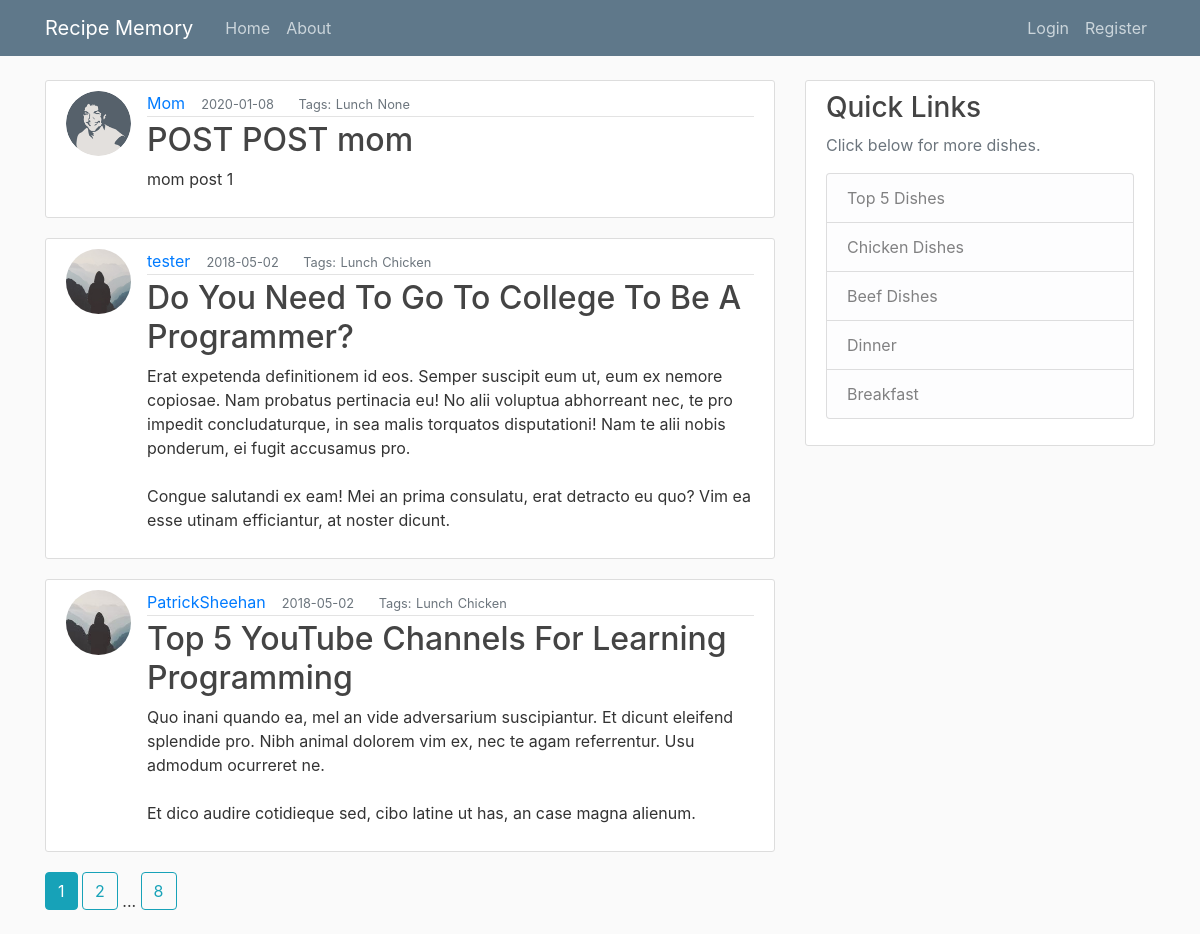
The app's page /home, older data.
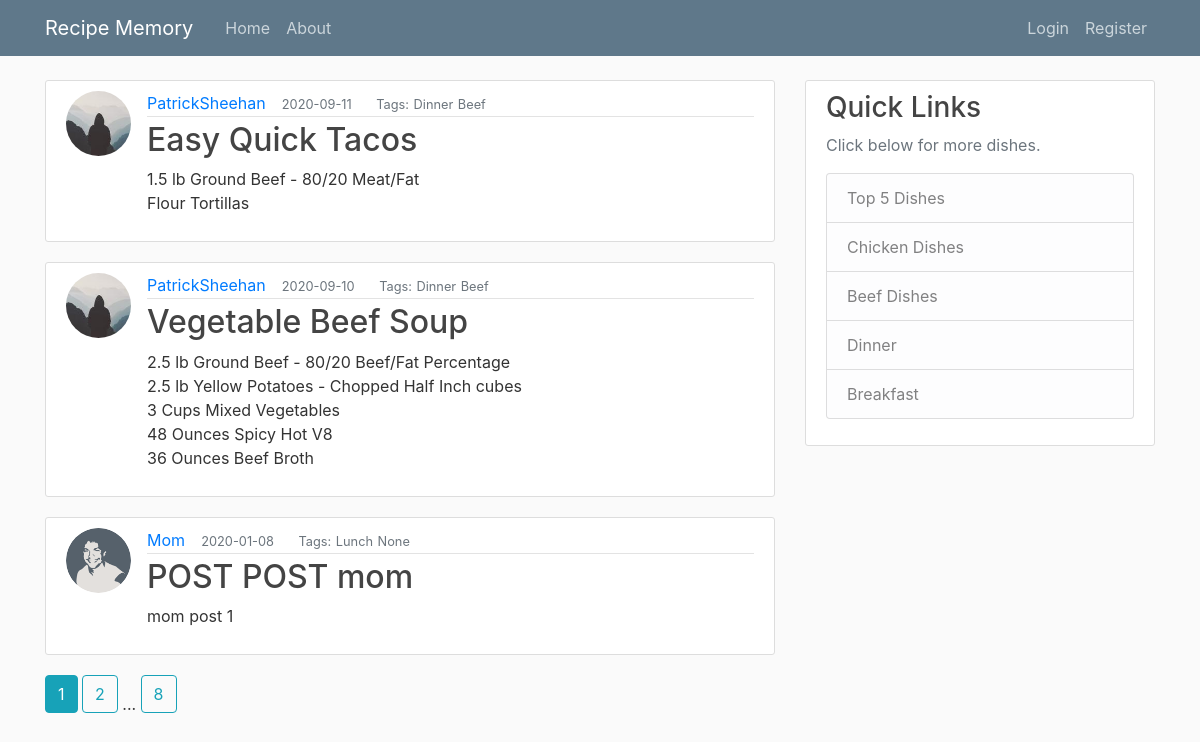
The same page, newer data.
### flaskblog/models.py (models this page shows, shortened)
class Post(db.Model):
    id = db.Column(db.Integer, primary_key=True)
    title = db.Column(db.String(120), nullable=False)
    date_posted = db.Column(db.DateTime, nullable=False, default=datetime.utcnow)
    mealType = db.Column(db.String(20), default="Dinner", nullable=True)
    mainIngredient = db.Column(db.String(35), default="Chicken", nullable=True)
    content = db.Column(db.Text, nullable=False)
    user_id = db.Column(db.Integer, db.ForeignKey('user.id'), nullable=False)

class User(db.Model, UserMixin):
    id = db.Column(db.Integer, primary_key=True)
    username = db.Column(db.String(20), unique=True, nullable=False)
    email = db.Column(db.String(120), unique=True, nullable=False)
    image_file = db.Column(db.String(20), nullable=False, default='default.jpg')
    password = db.Column(db.String(60), nullable=False)
    posts = db.relationship('Post', backref='author', lazy=True)

### flaskblog/main/routes.py (the view)
@main.route('/')
@main.route('/home')
def home():
    page = request.args.get('page', 1, type=int)
    posts = Post.query.order_by(Post.date_posted.desc()).paginate(page=page, per_page=3)
    return render_template('home.html', posts=posts)

### flaskblog/templates/home.html
{% extends "layouts.html" %}
{% block content %}
{% for post in posts.items %}
    <article class="media content-section">
      <img class="rounded-circle article-img" src="{{ url_for('static', filename='profile_pics/' + post.author.image_file) }}">
      <div class="media-body">
        <div class="article-metadata">
          <a class="mr-2" href="{{ url_for('users.user_posts', username=post.author.username) }}">{{ post.author.username }}</a>
          <small class="text-muted"> &nbsp;{{ post.date_posted.strftime('%Y-%m-%d') }}</small>
          <small class="text-muted"> &emsp;&nbsp; Tags:</small>
          <b><small class="text-muted">{{ post.mealType }}</small></b>
          <b><small class="text-muted">{{ post.mainIngredient }}</small></b>
        </div>
        <h2><a class="article-title" href="{{ url_for('posts.post', post_id=post.id) }}">{{ post.title }}</a></h2>
        <p class="article-content">{{ post.content }}</p>
      </div>
    </article>
{% endfor %}
{% for page_num in posts.iter_pages(left_edge=1, right_edge=1, left_current=1, right_current=2) %}
  {% if page_num %}
    {% if posts.page == page_num %}
      <a class="btn btn-info mb-4" href="{{ url_for('main.home', page=page_num) }}">{{ page_num }}</a>
    {% else %}
      <a class="btn btn-outline-info mb-4" href="{{ url_for('main.home', page=page_num) }}">{{ page_num }}</a>
    {% endif %}
  {% else %}
    ...
  {% endif %}
{% endfor %}
{% endblock content %}

Row changes from the older to the newer data that the page shows:
no longer on this page (row unchanged): Post: image_file (placeholder picture), author.username "tester", date_posted "2018-05-02", mealType "Lunch", mainIngredient "Chicken", title "Do You Need To Go To College To Be A Programmer?", content "Erat expetenda definitionem id eos. Semper suscipit eum ut, eum ex nemore copiosae. Nam probatus pertinacia eu! No alii voluptua abhorreant nec, te pro impedit concludaturque, in sea malis torquatos disputationi! Nam te alii nobis ponderum, ei fugit accusamus pro. Congue salutandi ex eam! Mei an prima consulatu, erat detracto eu quo? Vim ea esse utinam efficiantur, at noster dicunt."
removed Post: image_file (picture), author.username "PatrickSheehan", date_posted "2018-05-02", mealType "Lunch", mainIngredient "Chicken", title "Top 5 YouTube Channels For Learning Programming", content "Quo inani quando ea, mel an vide adversarium suscipiantur. Et dicunt eleifend splendide pro. Nibh animal dolorem vim ex, nec te agam referrentur. Usu admodum ocurreret ne. Et dico audire cotidieque sed, cibo latine ut has, an case magna alienum."
added Post: image_file (picture), author.username "PatrickSheehan", date_posted "2020-09-11", mealType "Dinner", mainIngredient "Beef", title "Easy Quick Tacos", content "1.5 lb Ground Beef - 80/20 Meat/Fat Flour Tortillas"
added Post: image_file (picture), author.username "PatrickSheehan", date_posted "2020-09-10", mealType "Dinner", mainIngredient "Beef", title "Vegetable Beef Soup", content "2.5 lb Ground Beef - 80/20 Beef/Fat Percentage 2.5 lb Yellow Potatoes - Chopped Half Inch cubes 3 Cups Mixed Vegetables 48 Ounces Spicy Hot V8 36 Ounces Beef Broth"
